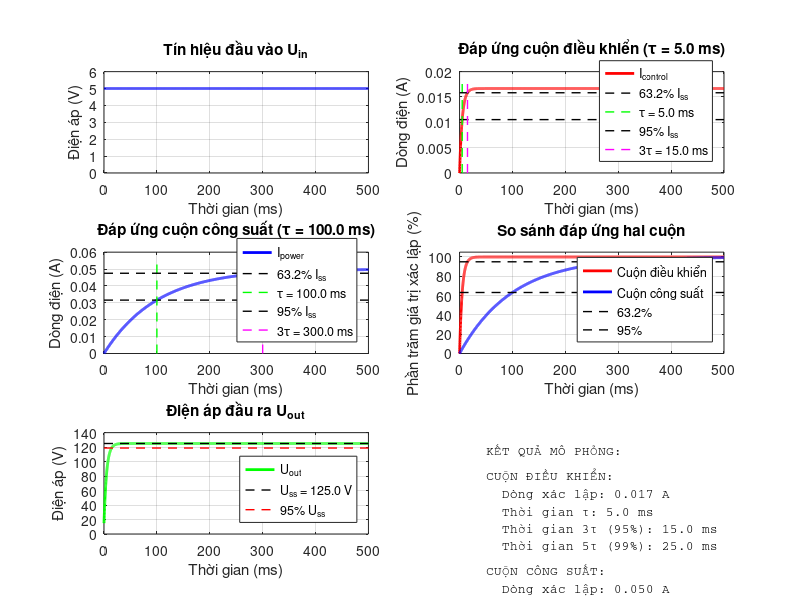

Here is the MATLAB script that generated this plot:
%% MÔ PHỎNG ĐÁP ỨNG THỜI GIAN HỆ THỐNG
% Script mô phỏng thời gian đáp ứng của hệ thống điều khiển PWM
% Tác giả: Hệ thống điều khiển máy xúc Huina 1592
% Ngày: 10/2025

clc; clear all; close all;

%% ========== THÔNG SỐ KHUẾCH ĐẠI TỪ ==========

% Cuộn điều khiển (Control Winding)
L_control = 1.5;        % Độ tự cảm [H]
R_control = 300;        % Điện trở [Ohm]
tau_control = L_control / R_control;  % Hằng số thời gian [s]

% Cuộn công suất (Power Winding)
L_power = 10;           % Độ tự cảm [H]
R_power = 100;          % Điện trở [Ohm]
tau_power = L_power / R_power;        % Hằng số thời gian [s]

% Hệ số khuếch đại
K_u = 22;               % Hệ số khuếch đại điện áp
K_i = 100;              % Hệ số khuếch đại dòng điện
K_p = K_u * K_i;        % Hệ số khuếch đại công suất

% Tín hiệu đầu vào
U_in_max = 10;          % Điện áp đầu vào tối đa [V]
U_in_step = 5;          % Bước nhảy điện áp vào [V]

% Thời gian mô phỏng
t_sim = 0.5;            % Thời gian mô phỏng [s]
dt = 0.0001;            % Bước thời gian [s]
t = 0:dt:t_sim;         % Vector thời gian

%% ========== HIỂN THỊ THÔNG SỐ ==========

fprintf('========== THÔNG SỐ KHUẾCH ĐẠI TỪ ПДД-1,5B ==========\n');
fprintf('CUỘN ĐIỀU KHIỂN:\n');
fprintf('  Độ tự cảm L_control = %.2f H\n', L_control);
fprintf('  Điện trở R_control = %.0f Ohm\n', R_control);
fprintf('  Hằng số thời gian τ_control = %.3f s = %.1f ms\n', tau_control, tau_control*1000);
fprintf('\n');
fprintf('CUỘN CÔNG SUẤT:\n');
fprintf('  Độ tự cảm L_power = %.2f H\n', L_power);
fprintf('  Điện trở R_power = %.0f Ohm\n', R_power);
fprintf('  Hằng số thời gian τ_power = %.3f s = %.1f ms\n', tau_power, tau_power*1000);
fprintf('\n');
fprintf('HỆ SỐ KHUẾCH ĐẠI:\n');
fprintf('  K_u (điện áp) = %.0f\n', K_u);
fprintf('  K_i (dòng điện) = %.0f\n', K_i);
fprintf('  K_p (công suất) = %.0f\n', K_p);
fprintf('======================================================\n\n');

%% ========== MÔ PHỎNG ĐÁP ỨNG CUỘN ĐIỀU KHIỂN ==========

% Tín hiệu đầu vào bước nhảy
U_in = U_in_step * ones(size(t));

% Đáp ứng bước của cuộn điều khiển
I_control = (U_in_step / R_control) * (1 - exp(-t / tau_control));

% Thời gian đạt các mốc
t_63_control = tau_control;
t_95_control = 3 * tau_control;
t_99_control = 5 * tau_control;

%% ========== MÔ PHỎNG ĐÁP ỨNG CUỘN CÔNG SUẤT ==========

% Đáp ứng bước của cuộn công suất
I_power = (U_in_step / R_power) * (1 - exp(-t / tau_power));

% Thời gian đạt các mốc
t_63_power = tau_power;
t_95_power = 3 * tau_power;
t_99_power = 5 * tau_power;

%% ========== ĐÁP ỨNG ĐIỆN ÁP RA ==========

% Điện áp ra (chỉ xét đáp ứng cuộn điều khiển)
U_offset = 15;  % Điện áp lệch do từ dư [V]
U_out = K_u * U_in_step * (1 - exp(-t / tau_control)) + U_offset;

%% ========== VẼ ĐỒ THỊ ==========

% Tạo figure
figure('Name', 'Mô phỏng thời gian khuếch đại từ', 'Position', [100, 100, 1200, 800]);

% Subplot 1: Tín hiệu đầu vào
subplot(3, 2, 1);
plot(t*1000, U_in, 'b-', 'LineWidth', 2);
grid on;
xlabel('Thời gian (ms)');
ylabel('Điện áp (V)');
title('Tín hiệu đầu vào U_{in}');
ylim([0 U_in_step*1.2]);

% Subplot 2: Đáp ứng cuộn điều khiển
subplot(3, 2, 2);
plot(t*1000, I_control, 'r-', 'LineWidth', 2);
hold on;
I_ss_control = U_in_step / R_control;
plot([0 t_sim*1000], [0.632*I_ss_control 0.632*I_ss_control], 'k--', 'LineWidth', 1);
plot([t_63_control*1000 t_63_control*1000], [0 I_ss_control*1.1], 'g--', 'LineWidth', 1);
plot([0 t_sim*1000], [0.95*I_ss_control 0.95*I_ss_control], 'k--', 'LineWidth', 1);
plot([t_95_control*1000 t_95_control*1000], [0 I_ss_control*1.1], 'm--', 'LineWidth', 1);
grid on;
xlabel('Thời gian (ms)');
ylabel('Dòng điện (A)');
title(sprintf('Đáp ứng cuộn điều khiển (τ = %.1f ms)', tau_control*1000));
legend('I_{control}', '63.2% I_{ss}', sprintf('τ = %.1f ms', tau_control*1000), ...
       '95% I_{ss}', sprintf('3τ = %.1f ms', t_95_control*1000), 'Location', 'Southeast');

% Subplot 3: Đáp ứng cuộn công suất
subplot(3, 2, 3);
plot(t*1000, I_power, 'b-', 'LineWidth', 2);
hold on;
I_ss_power = U_in_step / R_power;
plot([0 t_sim*1000], [0.632*I_ss_power 0.632*I_ss_power], 'k--', 'LineWidth', 1);
plot([t_63_power*1000 t_63_power*1000], [0 I_ss_power*1.1], 'g--', 'LineWidth', 1);
plot([0 t_sim*1000], [0.95*I_ss_power 0.95*I_ss_power], 'k--', 'LineWidth', 1);
plot([t_95_power*1000 t_95_power*1000], [0 I_ss_power*1.1], 'm--', 'LineWidth', 1);
grid on;
xlabel('Thời gian (ms)');
ylabel('Dòng điện (A)');
title(sprintf('Đáp ứng cuộn công suất (τ = %.1f ms)', tau_power*1000));
legend('I_{power}', '63.2% I_{ss}', sprintf('τ = %.1f ms', tau_power*1000), ...
       '95% I_{ss}', sprintf('3τ = %.1f ms', t_95_power*1000), 'Location', 'Southeast');

% Subplot 4: So sánh hai cuộn
subplot(3, 2, 4);
plot(t*1000, I_control/I_ss_control*100, 'r-', 'LineWidth', 2);
hold on;
plot(t*1000, I_power/I_ss_power*100, 'b-', 'LineWidth', 2);
plot([0 t_sim*1000], [63.2 63.2], 'k--', 'LineWidth', 1);
plot([0 t_sim*1000], [95 95], 'k--', 'LineWidth', 1);
grid on;
xlabel('Thời gian (ms)');
ylabel('Phần trăm giá trị xác lập (%)');
title('So sánh đáp ứng hai cuộn');
legend('Cuộn điều khiển', 'Cuộn công suất', '63.2%', '95%', 'Location', 'Southeast');
ylim([0 105]);

% Subplot 5: Điện áp đầu ra
subplot(3, 2, 5);
plot(t*1000, U_out, 'g-', 'LineWidth', 2);
hold on;
U_ss = K_u * U_in_step + U_offset;
plot([0 t_sim*1000], [U_ss U_ss], 'k--', 'LineWidth', 1);
plot([0 t_sim*1000], [0.95*U_ss 0.95*U_ss], 'r--', 'LineWidth', 1);
grid on;
xlabel('Thời gian (ms)');
ylabel('Điện áp (V)');
title('Điện áp đầu ra U_{out}');
legend('U_{out}', sprintf('U_{ss} = %.1f V', U_ss), '95% U_{ss}', 'Location', 'Southeast');

% Subplot 6: Bảng thông tin
subplot(3, 2, 6);
axis off;
str_info = {
    'KẾT QUẢ MÔ PHỎNG:'
    ' '
    'CUỘN ĐIỀU KHIỂN:'
    sprintf('  Dòng xác lập: %.3f A', I_ss_control)
    sprintf('  Thời gian τ: %.1f ms', tau_control*1000)
    sprintf('  Thời gian 3τ (95%%): %.1f ms', t_95_control*1000)
    sprintf('  Thời gian 5τ (99%%): %.1f ms', t_99_control*1000)
    ' '
    'CUỘN CÔNG SUẤT:'
    sprintf('  Dòng xác lập: %.3f A', I_ss_power)
    sprintf('  Thời gian τ: %.1f ms', tau_power*1000)
    sprintf('  Thời gian 3τ (95%%): %.1f ms', t_95_power*1000)
    sprintf('  Thời gian 5τ (99%%): %.1f ms', t_99_power*1000)
    ' '
    'ĐIỆN ÁP ĐẦU RA:'
    sprintf('  Điện áp xác lập: %.1f V', U_ss)
    sprintf('  Hệ số khuếch đại: %.0f', K_u)
    ' '
    'KẾT LUẬN:'
    sprintf('  Cuộn ĐK nhanh hơn %.0fx', tau_power/tau_control)
};
text(0.1, 0.9, str_info, 'VerticalAlignment', 'top', 'FontSize', 9, 'FontName', 'Courier');

%% ========== PHÂN TÍCH BỔ SUNG ==========

fprintf('========== KẾT QUẢ MÔ PHỎNG ==========\n');
fprintf('\nCUỘN ĐIỀU KHIỂN:\n');
fprintf('  Dòng xác lập: %.4f A\n', I_ss_control);
fprintf('  Thời gian đạt 63.2%%: %.3f ms\n', t_63_control*1000);
fprintf('  Thời gian đạt 95%%: %.3f ms\n', t_95_control*1000);
fprintf('  Thời gian đạt 99%%: %.3f ms\n', t_99_control*1000);

fprintf('\nCUỘN CÔNG SUẤT:\n');
fprintf('  Dòng xác lập: %.4f A\n', I_ss_power);
fprintf('  Thời gian đạt 63.2%%: %.3f ms\n', t_63_power*1000);
fprintf('  Thời gian đạt 95%%: %.3f ms\n', t_95_power*1000);
fprintf('  Thời gian đạt 99%%: %.3f ms\n', t_99_power*1000);

fprintf('\nĐIỆN ÁP ĐẦU RA:\n');
fprintf('  Điện áp xác lập: %.2f V\n', U_ss);
fprintf('  Thời gian đáp ứng (95%%): %.3f ms\n', t_95_control*1000);

fprintf('\nSO SÁNH:\n');
fprintf('  Cuộn điều khiển nhanh hơn cuộn công suất: %.1f lần\n', tau_power/tau_control);

fprintf('\n======================================\n');

%% ========== LƯU KẾT QUẢ ==========

% Lưu hình ảnh
saveas(gcf, 'mo_phong_thoi_gian_khuech_dai_tu.png');
fprintf('\nĐã lưu đồ thị vào file: mo_phong_thoi_gian_khuech_dai_tu.png\n');

% Lưu dữ liệu
save('data_thoi_gian_khuech_dai_tu.mat', 't', 'U_in', 'I_control', 'I_power', 'U_out', ...
     'tau_control', 'tau_power', 'K_u', 'K_i', 'K_p');
fprintf('Đã lưu dữ liệu vào file: data_thoi_gian_khuech_dai_tu.mat\n');

fprintf('\n========== HOÀN THÀNH MÔ PHỎNG ==========\n');

